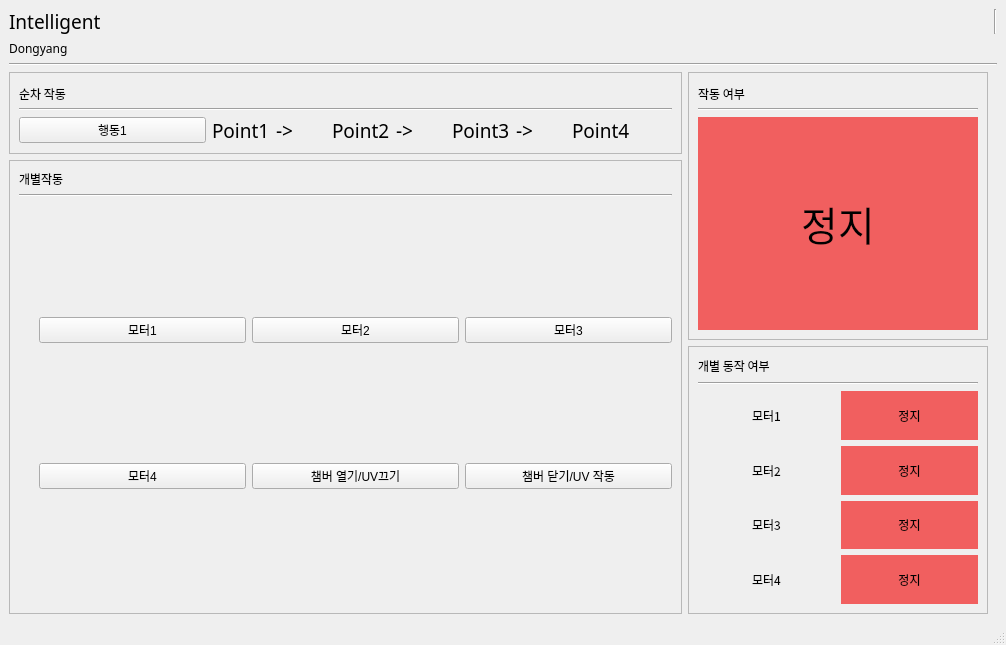
<?xml version="1.0" encoding="UTF-8"?>
<ui version="4.0">
 <class>MainWindow</class>
 <widget class="QMainWindow" name="MainWindow">
  <property name="geometry">
   <rect>
    <x>0</x>
    <y>0</y>
    <width>1006</width>
    <height>645</height>
   </rect>
  </property>
  <property name="minimumSize">
   <size>
    <width>1000</width>
    <height>0</height>
   </size>
  </property>
  <property name="windowTitle">
   <string>MainWindow</string>
  </property>
  <widget class="QWidget" name="centralwidget">
   <layout class="QGridLayout" name="gridLayout">
    <item row="0" column="0">
     <widget class="QLabel" name="label_7">
      <property name="maximumSize">
       <size>
        <width>16777215</width>
        <height>25</height>
       </size>
      </property>
      <property name="font">
       <font>
        <family>한컴 말랑말랑 Bold</family>
        <pointsize>14</pointsize>
       </font>
      </property>
      <property name="text">
       <string>Intelligent</string>
      </property>
     </widget>
    </item>
    <item row="2" column="0" colspan="2">
     <widget class="Line" name="line">
      <property name="styleSheet">
       <string notr="true">color: qlineargradient(spread:pad, x1:0, y1:0, x2:1, y2:1, stop:1 rgba(0, 85, 127, 255));</string>
      </property>
      <property name="orientation">
       <enum>Qt::Horizontal</enum>
      </property>
     </widget>
    </item>
    <item row="1" column="0">
     <widget class="QLabel" name="label_8">
      <property name="maximumSize">
       <size>
        <width>16777215</width>
        <height>20</height>
       </size>
      </property>
      <property name="font">
       <font>
        <family>한컴 말랑말랑 Bold</family>
       </font>
      </property>
      <property name="text">
       <string>Dongyang</string>
      </property>
     </widget>
    </item>
    <item row="0" column="1">
     <widget class="Line" name="line_2">
      <property name="orientation">
       <enum>Qt::Vertical</enum>
      </property>
     </widget>
    </item>
    <item row="3" column="0">
     <layout class="QGridLayout" name="gridLayout_2">
      <item row="0" column="0">
       <layout class="QVBoxLayout" name="verticalLayout_7">
        <item>
         <widget class="QFrame" name="frame_3">
          <property name="frameShape">
           <enum>QFrame::StyledPanel</enum>
          </property>
          <property name="frameShadow">
           <enum>QFrame::Raised</enum>
          </property>
          <layout class="QGridLayout" name="gridLayout_6">
           <item row="0" column="0">
            <widget class="QLabel" name="label_11">
             <property name="minimumSize">
              <size>
               <width>0</width>
               <height>20</height>
              </size>
             </property>
             <property name="maximumSize">
              <size>
               <width>16777215</width>
               <height>15</height>
              </size>
             </property>
             <property name="font">
              <font>
               <family>배달의민족 도현</family>
              </font>
             </property>
             <property name="text">
              <string>순차 작동</string>
             </property>
            </widget>
           </item>
           <item row="1" column="0">
            <widget class="Line" name="line_8">
             <property name="orientation">
              <enum>Qt::Horizontal</enum>
             </property>
            </widget>
           </item>
           <item row="2" column="0">
            <layout class="QVBoxLayout" name="verticalLayout_4">
             <item>
              <layout class="QHBoxLayout" name="horizontalLayout_6">
               <item>
                <widget class="QPushButton" name="move_2">
                 <property name="maximumSize">
                  <size>
                   <width>300</width>
                   <height>16777215</height>
                  </size>
                 </property>
                 <property name="text">
                  <string>행동1</string>
                 </property>
                </widget>
               </item>
               <item>
                <layout class="QHBoxLayout" name="horizontalLayout_4">
                 <item>
                  <widget class="QLabel" name="label_51_2">
                   <property name="font">
                    <font>
                     <family>나눔고딕</family>
                     <pointsize>14</pointsize>
                    </font>
                   </property>
                   <property name="text">
                    <string>Point1</string>
                   </property>
                  </widget>
                 </item>
                 <item>
                  <widget class="QLabel" name="label_1">
                   <property name="minimumSize">
                    <size>
                     <width>50</width>
                     <height>0</height>
                    </size>
                   </property>
                   <property name="maximumSize">
                    <size>
                     <width>50</width>
                     <height>16777215</height>
                    </size>
                   </property>
                   <property name="font">
                    <font>
                     <family>나눔고딕</family>
                     <pointsize>14</pointsize>
                    </font>
                   </property>
                   <property name="text">
                    <string>-&gt;</string>
                   </property>
                  </widget>
                 </item>
                 <item>
                  <widget class="QLabel" name="label_52_2">
                   <property name="font">
                    <font>
                     <family>나눔고딕</family>
                     <pointsize>14</pointsize>
                    </font>
                   </property>
                   <property name="text">
                    <string>Point2</string>
                   </property>
                  </widget>
                 </item>
                 <item>
                  <widget class="QLabel" name="label_54">
                   <property name="minimumSize">
                    <size>
                     <width>50</width>
                     <height>0</height>
                    </size>
                   </property>
                   <property name="maximumSize">
                    <size>
                     <width>50</width>
                     <height>16777215</height>
                    </size>
                   </property>
                   <property name="font">
                    <font>
                     <family>나눔고딕</family>
                     <pointsize>14</pointsize>
                    </font>
                   </property>
                   <property name="text">
                    <string>-&gt;</string>
                   </property>
                  </widget>
                 </item>
                 <item>
                  <widget class="QLabel" name="label_53_2">
                   <property name="font">
                    <font>
                     <family>나눔고딕</family>
                     <pointsize>14</pointsize>
                    </font>
                   </property>
                   <property name="text">
                    <string>Point3</string>
                   </property>
                  </widget>
                 </item>
                 <item>
                  <widget class="QLabel" name="label_56">
                   <property name="minimumSize">
                    <size>
                     <width>50</width>
                     <height>0</height>
                    </size>
                   </property>
                   <property name="maximumSize">
                    <size>
                     <width>50</width>
                     <height>16777215</height>
                    </size>
                   </property>
                   <property name="font">
                    <font>
                     <family>나눔고딕</family>
                     <pointsize>14</pointsize>
                    </font>
                   </property>
                   <property name="text">
                    <string>-&gt;</string>
                   </property>
                  </widget>
                 </item>
                 <item>
                  <widget class="QLabel" name="label_54_4">
                   <property name="minimumSize">
                    <size>
                     <width>100</width>
                     <height>0</height>
                    </size>
                   </property>
                   <property name="maximumSize">
                    <size>
                     <width>100</width>
                     <height>16777215</height>
                    </size>
                   </property>
                   <property name="font">
                    <font>
                     <family>나눔고딕</family>
                     <pointsize>14</pointsize>
                    </font>
                   </property>
                   <property name="text">
                    <string>Point4</string>
                   </property>
                  </widget>
                 </item>
                </layout>
               </item>
              </layout>
             </item>
            </layout>
           </item>
          </layout>
         </widget>
        </item>
        <item>
         <widget class="QFrame" name="frame_4">
          <property name="frameShape">
           <enum>QFrame::StyledPanel</enum>
          </property>
          <property name="frameShadow">
           <enum>QFrame::Raised</enum>
          </property>
          <layout class="QGridLayout" name="gridLayout_7">
           <item row="2" column="0">
            <layout class="QHBoxLayout" name="horizontalLayout_10">
             <item>
              <spacer name="verticalSpacer">
               <property name="orientation">
                <enum>Qt::Vertical</enum>
               </property>
               <property name="sizeHint" stdset="0">
                <size>
                 <width>20</width>
                 <height>40</height>
                </size>
               </property>
              </spacer>
             </item>
             <item>
              <layout class="QVBoxLayout" name="verticalLayout_5">
               <item>
                <widget class="QPushButton" name="move_1">
                 <property name="text">
                  <string>모터1</string>
                 </property>
                </widget>
               </item>
               <item>
                <widget class="QPushButton" name="move_6">
                 <property name="text">
                  <string>모터4</string>
                 </property>
                </widget>
               </item>
              </layout>
             </item>
             <item>
              <layout class="QVBoxLayout" name="verticalLayout_6">
               <item>
                <widget class="QPushButton" name="move_8">
                 <property name="text">
                  <string>모터2</string>
                 </property>
                </widget>
               </item>
               <item>
                <widget class="QPushButton" name="move_9">
                 <property name="text">
                  <string>챔버 열기/UV끄기</string>
                 </property>
                </widget>
               </item>
              </layout>
             </item>
             <item>
              <layout class="QVBoxLayout" name="verticalLayout_8">
               <item>
                <widget class="QPushButton" name="move_10">
                 <property name="text">
                  <string>모터3</string>
                 </property>
                </widget>
               </item>
               <item>
                <widget class="QPushButton" name="move_11">
                 <property name="text">
                  <string>챔버 닫기/UV 작동</string>
                 </property>
                </widget>
               </item>
              </layout>
             </item>
            </layout>
           </item>
           <item row="0" column="0">
            <widget class="QLabel" name="label_10">
             <property name="maximumSize">
              <size>
               <width>16777215</width>
               <height>20</height>
              </size>
             </property>
             <property name="font">
              <font>
               <family>배달의민족 도현</family>
              </font>
             </property>
             <property name="text">
              <string>개별작동</string>
             </property>
            </widget>
           </item>
           <item row="1" column="0">
            <widget class="Line" name="line_6">
             <property name="orientation">
              <enum>Qt::Horizontal</enum>
             </property>
            </widget>
           </item>
          </layout>
         </widget>
        </item>
       </layout>
      </item>
      <item row="0" column="1">
       <layout class="QGridLayout" name="gridLayout_8">
        <item row="0" column="0">
         <widget class="QFrame" name="frame">
          <property name="maximumSize">
           <size>
            <width>300</width>
            <height>16777215</height>
           </size>
          </property>
          <property name="frameShape">
           <enum>QFrame::StyledPanel</enum>
          </property>
          <property name="frameShadow">
           <enum>QFrame::Raised</enum>
          </property>
          <layout class="QGridLayout" name="gridLayout_4">
           <item row="0" column="0">
            <layout class="QGridLayout" name="gridLayout_3">
             <item row="1" column="0">
              <widget class="Line" name="line_10">
               <property name="orientation">
                <enum>Qt::Horizontal</enum>
               </property>
              </widget>
             </item>
             <item row="0" column="0">
              <widget class="QLabel" name="label_12">
               <property name="minimumSize">
                <size>
                 <width>0</width>
                 <height>20</height>
                </size>
               </property>
               <property name="maximumSize">
                <size>
                 <width>16777215</width>
                 <height>15</height>
                </size>
               </property>
               <property name="font">
                <font>
                 <family>배달의민족 도현</family>
                </font>
               </property>
               <property name="text">
                <string>작동 여부</string>
               </property>
              </widget>
             </item>
             <item row="2" column="0">
              <widget class="QLabel" name="main_move">
               <property name="minimumSize">
                <size>
                 <width>200</width>
                 <height>0</height>
                </size>
               </property>
               <property name="font">
                <font>
                 <family>배달의민족 도현</family>
                 <pointsize>30</pointsize>
                </font>
               </property>
               <property name="styleSheet">
                <string notr="true">QFrame{
	background-color:rgb(241,95,95)
}</string>
               </property>
               <property name="text">
                <string>정지</string>
               </property>
               <property name="alignment">
                <set>Qt::AlignCenter</set>
               </property>
              </widget>
             </item>
            </layout>
           </item>
          </layout>
         </widget>
        </item>
        <item row="1" column="0">
         <widget class="QFrame" name="frame_2">
          <property name="frameShape">
           <enum>QFrame::StyledPanel</enum>
          </property>
          <property name="frameShadow">
           <enum>QFrame::Raised</enum>
          </property>
          <layout class="QGridLayout" name="gridLayout_5">
           <item row="1" column="0">
            <widget class="Line" name="line_4">
             <property name="orientation">
              <enum>Qt::Horizontal</enum>
             </property>
            </widget>
           </item>
           <item row="2" column="0">
            <layout class="QHBoxLayout" name="horizontalLayout_5">
             <item>
              <layout class="QVBoxLayout" name="verticalLayout">
               <item>
                <widget class="QLabel" name="label_3">
                 <property name="font">
                  <font>
                   <family>배달의민족 도현</family>
                  </font>
                 </property>
                 <property name="text">
                  <string>모터1</string>
                 </property>
                 <property name="alignment">
                  <set>Qt::AlignCenter</set>
                 </property>
                </widget>
               </item>
               <item>
                <widget class="QLabel" name="label_4">
                 <property name="font">
                  <font>
                   <family>배달의민족 도현</family>
                  </font>
                 </property>
                 <property name="text">
                  <string>모터2</string>
                 </property>
                 <property name="alignment">
                  <set>Qt::AlignCenter</set>
                 </property>
                </widget>
               </item>
               <item>
                <widget class="QLabel" name="label_5">
                 <property name="font">
                  <font>
                   <family>배달의민족 도현</family>
                  </font>
                 </property>
                 <property name="text">
                  <string>모터3</string>
                 </property>
                 <property name="alignment">
                  <set>Qt::AlignCenter</set>
                 </property>
                </widget>
               </item>
               <item>
                <widget class="QLabel" name="label_6">
                 <property name="font">
                  <font>
                   <family>배달의민족 도현</family>
                  </font>
                 </property>
                 <property name="text">
                  <string>모터4</string>
                 </property>
                 <property name="alignment">
                  <set>Qt::AlignCenter</set>
                 </property>
                </widget>
               </item>
              </layout>
             </item>
             <item>
              <layout class="QVBoxLayout" name="verticalLayout_2">
               <item>
                <widget class="QLabel" name="motor_1">
                 <property name="font">
                  <font>
                   <family>배달의민족 도현</family>
                  </font>
                 </property>
                 <property name="styleSheet">
                  <string notr="true">QFrame{
	background-color:rgb(241,95,95)
}
</string>
                 </property>
                 <property name="text">
                  <string>정지</string>
                 </property>
                 <property name="alignment">
                  <set>Qt::AlignCenter</set>
                 </property>
                </widget>
               </item>
               <item>
                <widget class="QLabel" name="motor_2">
                 <property name="font">
                  <font>
                   <family>배달의민족 도현</family>
                  </font>
                 </property>
                 <property name="styleSheet">
                  <string notr="true">QFrame{
	background-color:rgb(241,95,95)
}
</string>
                 </property>
                 <property name="text">
                  <string>정지</string>
                 </property>
                 <property name="alignment">
                  <set>Qt::AlignCenter</set>
                 </property>
                </widget>
               </item>
               <item>
                <widget class="QLabel" name="motor_3">
                 <property name="font">
                  <font>
                   <family>배달의민족 도현</family>
                  </font>
                 </property>
                 <property name="styleSheet">
                  <string notr="true">QFrame{
	background-color:rgb(241,95,95)
}</string>
                 </property>
                 <property name="text">
                  <string>정지</string>
                 </property>
                 <property name="alignment">
                  <set>Qt::AlignCenter</set>
                 </property>
                </widget>
               </item>
               <item>
                <widget class="QLabel" name="motor_4">
                 <property name="font">
                  <font>
                   <family>배달의민족 도현</family>
                  </font>
                 </property>
                 <property name="styleSheet">
                  <string notr="true">QFrame{
	background-color:rgb(241,95,95)
}</string>
                 </property>
                 <property name="text">
                  <string>정지</string>
                 </property>
                 <property name="alignment">
                  <set>Qt::AlignCenter</set>
                 </property>
                </widget>
               </item>
              </layout>
             </item>
            </layout>
           </item>
           <item row="0" column="0">
            <widget class="QLabel" name="label_9">
             <property name="minimumSize">
              <size>
               <width>0</width>
               <height>20</height>
              </size>
             </property>
             <property name="maximumSize">
              <size>
               <width>16777215</width>
               <height>20</height>
              </size>
             </property>
             <property name="font">
              <font>
               <family>배달의민족 도현</family>
              </font>
             </property>
             <property name="text">
              <string>개별 동작 여부</string>
             </property>
            </widget>
           </item>
          </layout>
         </widget>
        </item>
       </layout>
      </item>
     </layout>
    </item>
   </layout>
  </widget>
  <widget class="QStatusBar" name="statusbar"/>
 </widget>
 <resources/>
 <connections/>
</ui>
